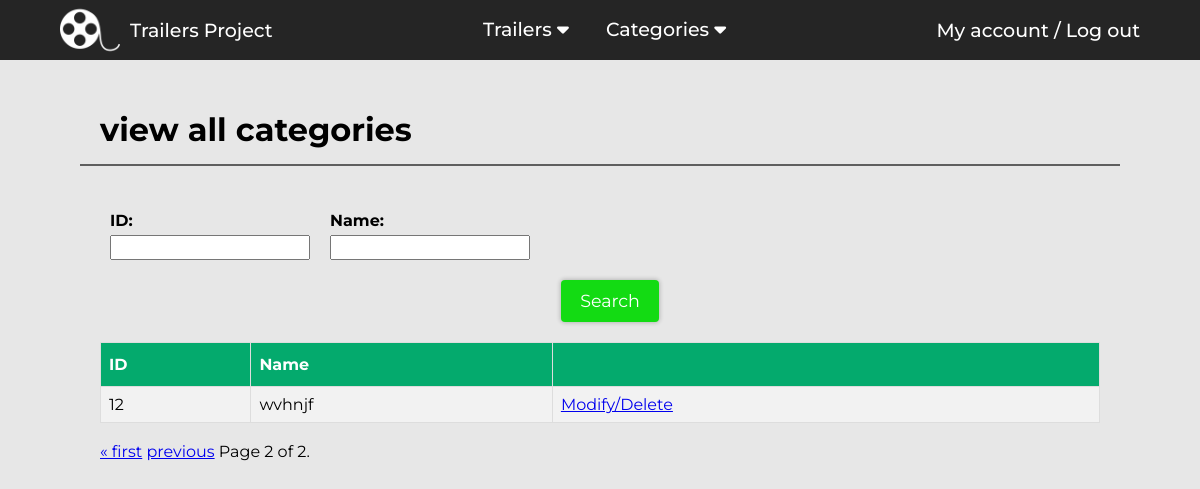
The app's page /trailers/view-categories/?page=2 (signed in), older data.
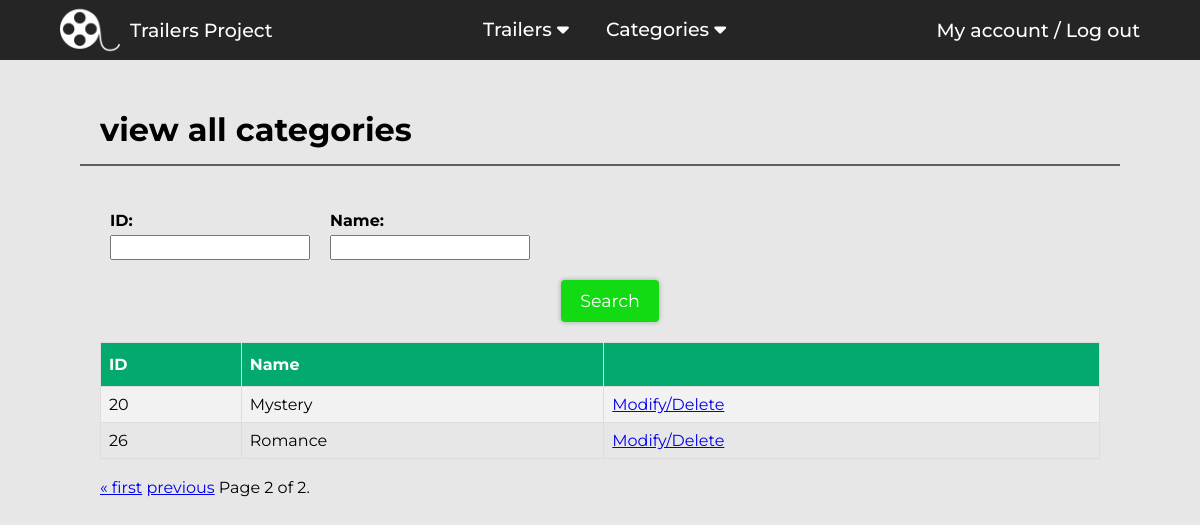
The same page, newer data.
### Trailers/models.py (models this page shows, shortened)
class Category(models.Model):
    name=models.TextField(max_length=50, unique=True)

### Trailers/views.py (the view)
# urls.py: path('view-categories/', login_required(views.viewCategories), name="viewCategories"),
def viewCategories(request):
    categories = Category.objects.all().order_by("name")
    context = {}
    try:
        context["id"]=request.GET["id"]
        categories = categories.filter(id=context["id"])
    except:
        pass
    try:
        context["name"]=request.GET["name"]
        categories=categories.filter(name__icontains=context["name"])
        categories = categories.annotate(
            k1 = Case(
                When(name__icontains=context["name"], then=Value(1.0)),
                default=Value(0.0),
                output_field=FloatField(),
            ),
            k2 = Case(
                When(name=context["name"], then=Value(1.0)),
                default=Value(0.0),
                output_field=FloatField(),
            ),
            rank= F("k1")+ F("k2"),
        ).order_by("-rank")
    except Exception as e:
        pass
    paginator = Paginator(categories, 10)
    page = 1
    try:
        page = request.GET.get('page')
    except:
        pass
    categories = paginator.get_page(page)
    context["categories"]=categories
    return render(request, "trailers/view-categories.html",context)

### templates/trailers/view-categories.html (shortened to what this page needs)
{% extends "base.html" %}
{% block head %}
<link rel="stylesheet" href="/static/css/search.css">
<link rel="stylesheet" href="/static/css/table.css">
{% endblock head %}
{% block content %}
<h1>view all categories</h1>
<hr class="hr-separator">
<div class="view-content">
    <div class="search-container">
        <div class="all-params-container">
            <div class="param-container">
                    <h4>ID:</h4>
                    <input type="text" id="id-input" value="{{id}}">
            </div>
            <div class="param-container">
                    <h4>Name:</h4>
                    <input type="text" id="name-input" value="{{name}}">
            </div>
        </div>
        <div class="container-center">
            <button type="button" class="btn-save" id="searchBtn">Search</button>
        </div>
    </div>
    <div class="table-container">
        <table class="table">
            <tr>
                <th>ID</th>
                <th>Name</th>
                <th></th>
            </tr>
            {% for category in categories %}
                <tr>
                    <td>{{category.id}}</td>
                    <td>{{category.name}}</td>
                    <td><a href="{% url 'Trailers:modifyCategory' category.id %}">Modify/Delete</a></td>
                </tr>
            {% endfor %}
        </table>
    </div>
    <br>
    <span >
        {% if categories.has_previous %}
            <a href="?page=1">&laquo; first</a>
            <a href="?page={{ categories.previous_page_number }}">previous</a>
        {% endif %}
        <span class="current">
            Page {{ categories.number }} of {{ categories.paginator.num_pages }}.
        </span>
    </span>
</div>
{% endblock content %}

Row changes from the older to the newer data that the page shows:
removed Category: id "12", name "wvhnjf"
added Category: id "20", name "Mystery"
added Category: id "26", name "Romance"
